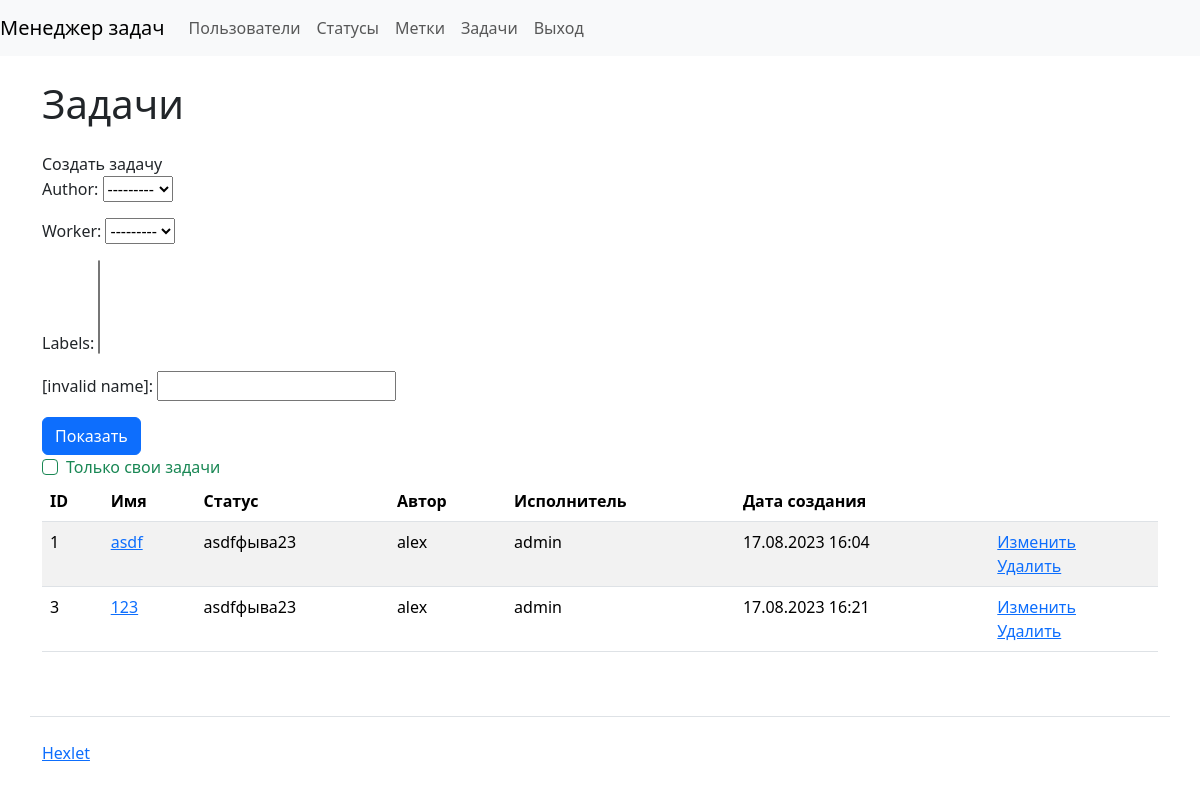
The page /tasks/ (signed in) on the database as committed earlier.
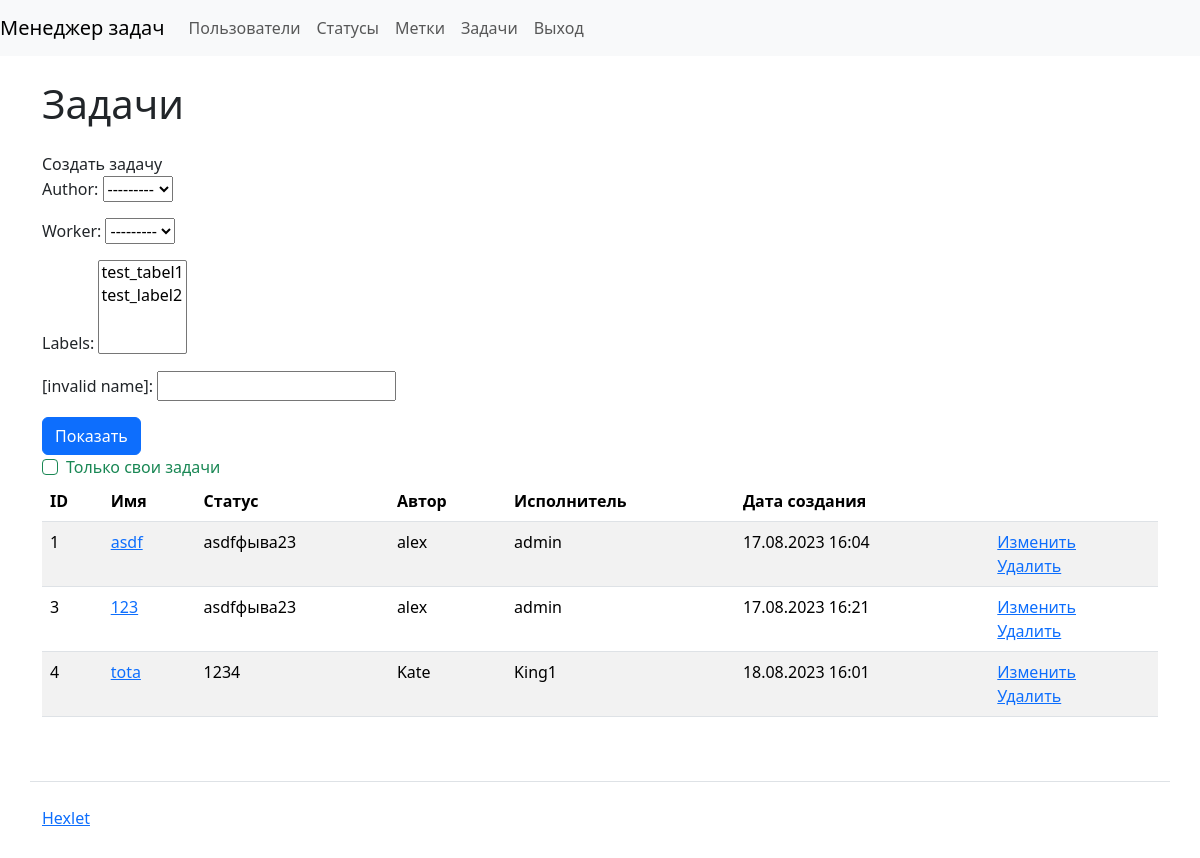
The same page on the database as committed later.
### task_manager/tasks/models.py (models this page shows, shortened)
class Task(models.Model):
    name = models.CharField(max_length=255)
    description = models.CharField(max_length=255)
    status = models.ForeignKey(Status, on_delete=models.RESTRICT, related_name='tasks')
    author = models.ForeignKey(User, on_delete=models.RESTRICT, related_name='tasks_authored')
    worker = models.ForeignKey(User, on_delete=models.RESTRICT, related_name='tasks_assigned', null=True)
    labels = models.ManyToManyField(Label)
    date_joined = DateTimeField(auto_now_add=True)

### task_manager/statuses/models.py (models this page shows)
class Status(models.Model):
    name = models.CharField(max_length=255)
    date_joined = DateTimeField(auto_now_add=True)
    def __str__(self):
        return self.name

### task_manager/tasks/views.py (the view)
# urls.py: path('', views.TaskShow.as_view(), name='tasks'),
class TaskShow(CustomLoginRequiredMixin, View):
    def get(self, request, *args, **kwargs):
        task_filter = TaskFilter(request.GET, queryset=Task.objects.all())
        tasks = task_filter.qs
        if request.GET.get('self_tasks'):
            tasks = task_filter.qs.filter(author=request.user)
        return render(request, 'tasks/tasks.html', {
            'form': task_filter.form,
            'tasks': tasks,
        })

### task_manager/labels/models.py (called while the page is built)
    def __str__(self):
        return self.name

### task_manager/mixins.py (called while the page is built)
    def dispatch(self, request, *args, **kwargs):
        if not request.user.is_authenticated:
            messages.error(request, self.permission_denied_message)
        return super().dispatch(request, *args, **kwargs)

### task_manager/templates/tasks/tasks.html
{% extends "index.html" %}
{% block content %}
<h1 class="my-4">Задачи</h1>
<a class="nav-link" href="{% url 'create_task' %}">Создать задачу</a>
<form class="form-inline center" method="get" action="{% url 'tasks' %}">
  {{ form.as_p}}
  <input class="btn btn-primary" type="submit" value="Показать">
  <div class="form-check">
    <input type="checkbox" name="self_tasks" class="form-check-input is-valid" id="id_self_tasks">
    <label class="form-check-label" for="id_self_tasks">Только свои задачи</label>
  </div>
</form>
<table class="table table-striped">
    <thead>
      <tr>
        <th>ID</th>
        <th>Имя</th>
        <th>Статус</th>
        <th>Автор</th>
        <th>Исполнитель</th>
        <th>Дата создания</th>
        <th></th>
      </tr>
    </thead>
    <tbody>
        {% for task in tasks %}
        <tr>
          <td>{{ task.pk }}</td>
          <td>
            <a href="{% url 'get_task' task.pk %}">{{ task.name }}</a>
          </td>
          <td>{{ task.status }}</td>
          <td>{{ task.author }}</td>
          <td>{{ task.worker }}</td>
          <td>{{ task.date_joined|date:'d.m.Y H:i' }}</td>
          <td>
            <a href="{% url 'edit_task' task.pk %}">Изменить</a>
            <br>
            <a href="{% url 'delete_task' task.pk %}">Удалить</a>
          </td>
        </tr>
        {% endfor %}
    </tbody>
</table>
{% endblock %}

Rows that differ between the two databases and show on the page:
added Task: pk "4", name "tota", status "1234", author "Kate", worker "King1", date_joined "18.08.2023 16:01"
Other text that changed with them:
form field labels: (not shown) → "test_tabel1 / test_label2"
